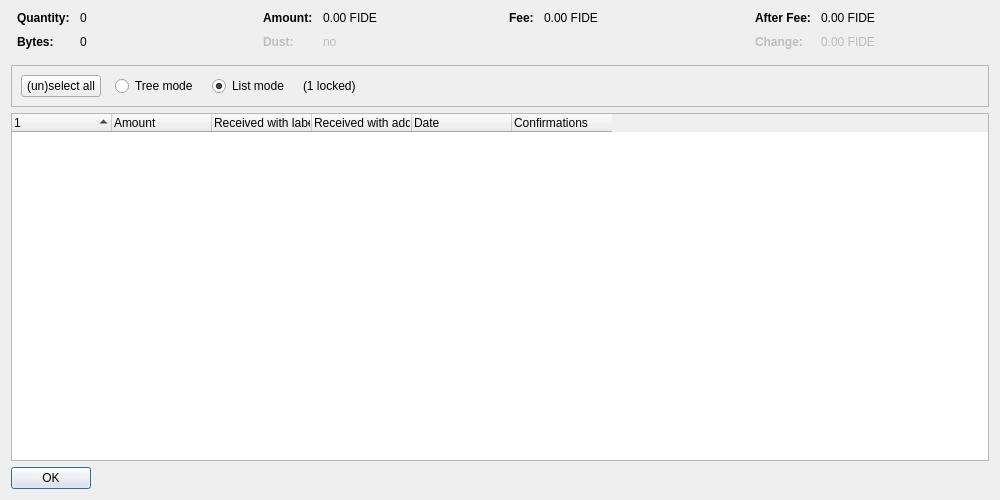
<?xml version="1.0" encoding="UTF-8"?>
<ui version="4.0">
 <class>CoinControlDialog</class>
 <widget class="QDialog" name="CoinControlDialog">
  <property name="geometry">
   <rect>
    <x>0</x>
    <y>0</y>
    <width>1000</width>
    <height>500</height>
   </rect>
  </property>
  <property name="windowTitle">
   <string>Coin Selection</string>
  </property>
  <layout class="QVBoxLayout" name="verticalLayout">
   <item>
    <layout class="QHBoxLayout" name="horizontalLayoutTop" stretch="0,0,0,0">
     <property name="topMargin">
      <number>0</number>
     </property>
     <property name="bottomMargin">
      <number>10</number>
     </property>
     <item>
      <layout class="QFormLayout" name="formLayoutCoinControl1">
       <property name="horizontalSpacing">
        <number>10</number>
       </property>
       <property name="verticalSpacing">
        <number>10</number>
       </property>
       <property name="leftMargin">
        <number>6</number>
       </property>
       <property name="rightMargin">
        <number>6</number>
       </property>
       <item row="0" column="0">
        <widget class="QLabel" name="labelCoinControlQuantityText">
         <property name="font">
          <font>
           <weight>75</weight>
           <bold>true</bold>
          </font>
         </property>
         <property name="text">
          <string>Quantity:</string>
         </property>
        </widget>
       </item>
       <item row="0" column="1">
        <widget class="QLabel" name="labelCoinControlQuantity">
         <property name="cursor">
          <cursorShape>IBeamCursor</cursorShape>
         </property>
         <property name="contextMenuPolicy">
          <enum>Qt::ActionsContextMenu</enum>
         </property>
         <property name="text">
          <string notr="true">0</string>
         </property>
         <property name="textInteractionFlags">
          <set>Qt::LinksAccessibleByMouse|Qt::TextSelectableByKeyboard|Qt::TextSelectableByMouse</set>
         </property>
        </widget>
       </item>
       <item row="1" column="0">
        <widget class="QLabel" name="labelCoinControlBytesText">
         <property name="font">
          <font>
           <weight>75</weight>
           <bold>true</bold>
          </font>
         </property>
         <property name="text">
          <string>Bytes:</string>
         </property>
        </widget>
       </item>
       <item row="1" column="1">
        <widget class="QLabel" name="labelCoinControlBytes">
         <property name="cursor">
          <cursorShape>IBeamCursor</cursorShape>
         </property>
         <property name="contextMenuPolicy">
          <enum>Qt::ActionsContextMenu</enum>
         </property>
         <property name="text">
          <string notr="true">0</string>
         </property>
         <property name="textInteractionFlags">
          <set>Qt::LinksAccessibleByMouse|Qt::TextSelectableByKeyboard|Qt::TextSelectableByMouse</set>
         </property>
        </widget>
       </item>
      </layout>
     </item>
     <item>
      <layout class="QFormLayout" name="formLayoutCoinControl2">
       <property name="horizontalSpacing">
        <number>10</number>
       </property>
       <property name="verticalSpacing">
        <number>10</number>
       </property>
       <property name="leftMargin">
        <number>6</number>
       </property>
       <property name="rightMargin">
        <number>6</number>
       </property>
       <item row="0" column="0">
        <widget class="QLabel" name="labelCoinControlAmountText">
         <property name="font">
          <font>
           <weight>75</weight>
           <bold>true</bold>
          </font>
         </property>
         <property name="text">
          <string>Amount:</string>
         </property>
        </widget>
       </item>
       <item row="0" column="1">
        <widget class="QLabel" name="labelCoinControlAmount">
         <property name="cursor">
          <cursorShape>IBeamCursor</cursorShape>
         </property>
         <property name="contextMenuPolicy">
          <enum>Qt::ActionsContextMenu</enum>
         </property>
         <property name="text">
          <string notr="true">0.00 FIDE</string>
         </property>
         <property name="textInteractionFlags">
          <set>Qt::LinksAccessibleByMouse|Qt::TextSelectableByKeyboard|Qt::TextSelectableByMouse</set>
         </property>
        </widget>
       </item>
       <item row="1" column="0">
        <widget class="QLabel" name="labelCoinControlLowOutputText">
         <property name="enabled">
          <bool>false</bool>
         </property>
         <property name="font">
          <font>
           <weight>75</weight>
           <bold>true</bold>
          </font>
         </property>
         <property name="text">
          <string>Dust:</string>
         </property>
        </widget>
       </item>
       <item row="1" column="1">
        <widget class="QLabel" name="labelCoinControlLowOutput">
         <property name="enabled">
          <bool>false</bool>
         </property>
         <property name="cursor">
          <cursorShape>IBeamCursor</cursorShape>
         </property>
         <property name="contextMenuPolicy">
          <enum>Qt::ActionsContextMenu</enum>
         </property>
         <property name="text">
          <string notr="true">no</string>
         </property>
         <property name="textInteractionFlags">
          <set>Qt::LinksAccessibleByMouse|Qt::TextSelectableByKeyboard|Qt::TextSelectableByMouse</set>
         </property>
        </widget>
       </item>
      </layout>
     </item>
     <item>
      <layout class="QFormLayout" name="formLayoutCoinControl3">
       <property name="horizontalSpacing">
        <number>10</number>
       </property>
       <property name="verticalSpacing">
        <number>10</number>
       </property>
       <property name="leftMargin">
        <number>6</number>
       </property>
       <property name="rightMargin">
        <number>6</number>
       </property>
       <item row="0" column="0">
        <widget class="QLabel" name="labelCoinControlFeeText">
         <property name="font">
          <font>
           <weight>75</weight>
           <bold>true</bold>
          </font>
         </property>
         <property name="text">
          <string>Fee:</string>
         </property>
        </widget>
       </item>
       <item row="0" column="1">
        <widget class="QLabel" name="labelCoinControlFee">
         <property name="cursor">
          <cursorShape>IBeamCursor</cursorShape>
         </property>
         <property name="contextMenuPolicy">
          <enum>Qt::ActionsContextMenu</enum>
         </property>
         <property name="text">
          <string notr="true">0.00 FIDE</string>
         </property>
         <property name="textInteractionFlags">
          <set>Qt::LinksAccessibleByMouse|Qt::TextSelectableByKeyboard|Qt::TextSelectableByMouse</set>
         </property>
        </widget>
       </item>
      </layout>
     </item>
     <item>
      <layout class="QFormLayout" name="formLayoutCoinControl4">
       <property name="horizontalSpacing">
        <number>10</number>
       </property>
       <property name="verticalSpacing">
        <number>10</number>
       </property>
       <property name="leftMargin">
        <number>6</number>
       </property>
       <property name="rightMargin">
        <number>6</number>
       </property>
       <item row="0" column="0">
        <widget class="QLabel" name="labelCoinControlAfterFeeText">
         <property name="font">
          <font>
           <weight>75</weight>
           <bold>true</bold>
          </font>
         </property>
         <property name="text">
          <string>After Fee:</string>
         </property>
        </widget>
       </item>
       <item row="0" column="1">
        <widget class="QLabel" name="labelCoinControlAfterFee">
         <property name="cursor">
          <cursorShape>IBeamCursor</cursorShape>
         </property>
         <property name="contextMenuPolicy">
          <enum>Qt::ActionsContextMenu</enum>
         </property>
         <property name="text">
          <string notr="true">0.00 FIDE</string>
         </property>
         <property name="textInteractionFlags">
          <set>Qt::LinksAccessibleByMouse|Qt::TextSelectableByKeyboard|Qt::TextSelectableByMouse</set>
         </property>
        </widget>
       </item>
       <item row="1" column="0">
        <widget class="QLabel" name="labelCoinControlChangeText">
         <property name="enabled">
          <bool>false</bool>
         </property>
         <property name="font">
          <font>
           <weight>75</weight>
           <bold>true</bold>
          </font>
         </property>
         <property name="text">
          <string>Change:</string>
         </property>
        </widget>
       </item>
       <item row="1" column="1">
        <widget class="QLabel" name="labelCoinControlChange">
         <property name="enabled">
          <bool>false</bool>
         </property>
         <property name="cursor">
          <cursorShape>IBeamCursor</cursorShape>
         </property>
         <property name="contextMenuPolicy">
          <enum>Qt::ActionsContextMenu</enum>
         </property>
         <property name="text">
          <string notr="true">0.00 FIDE</string>
         </property>
         <property name="textInteractionFlags">
          <set>Qt::LinksAccessibleByMouse|Qt::TextSelectableByKeyboard|Qt::TextSelectableByMouse</set>
         </property>
        </widget>
       </item>
      </layout>
     </item>
    </layout>
   </item>
   <item>
    <widget class="QFrame" name="frame">
     <property name="minimumSize">
      <size>
       <width>0</width>
       <height>40</height>
      </size>
     </property>
     <property name="frameShape">
      <enum>QFrame::StyledPanel</enum>
     </property>
     <property name="frameShadow">
      <enum>QFrame::Sunken</enum>
     </property>
     <layout class="QHBoxLayout" name="horizontalLayout">
      <item>
       <layout class="QHBoxLayout" name="horizontalLayoutPanel" stretch="0,0,0,0,0">
        <property name="spacing">
         <number>14</number>
        </property>
        <item>
         <widget class="QPushButton" name="pushButtonSelectAll">
          <property name="sizePolicy">
           <sizepolicy hsizetype="Maximum" vsizetype="Fixed">
            <horstretch>0</horstretch>
            <verstretch>0</verstretch>
           </sizepolicy>
          </property>
          <property name="text">
           <string>(un)select all</string>
          </property>
          <property name="autoDefault">
           <bool>false</bool>
          </property>
         </widget>
        </item>
        <item>
         <widget class="QRadioButton" name="radioTreeMode">
          <property name="sizePolicy">
           <sizepolicy hsizetype="Maximum" vsizetype="Fixed">
            <horstretch>0</horstretch>
            <verstretch>0</verstretch>
           </sizepolicy>
          </property>
          <property name="text">
           <string>Tree mode</string>
          </property>
         </widget>
        </item>
        <item>
         <widget class="QRadioButton" name="radioListMode">
          <property name="sizePolicy">
           <sizepolicy hsizetype="Maximum" vsizetype="Fixed">
            <horstretch>0</horstretch>
            <verstretch>0</verstretch>
           </sizepolicy>
          </property>
          <property name="text">
           <string>List mode</string>
          </property>
          <property name="checked">
           <bool>true</bool>
          </property>
         </widget>
        </item>
        <item>
         <widget class="QLabel" name="labelLocked">
          <property name="text">
           <string notr="true">(1 locked)</string>
          </property>
         </widget>
        </item>
        <item>
         <spacer name="horizontalSpacer">
          <property name="orientation">
           <enum>Qt::Horizontal</enum>
          </property>
          <property name="sizeHint" stdset="0">
           <size>
            <width>40</width>
            <height>20</height>
           </size>
          </property>
         </spacer>
        </item>
       </layout>
      </item>
     </layout>
    </widget>
   </item>
   <item>
    <widget class="CoinControlTreeWidget" name="treeWidget">
     <property name="contextMenuPolicy">
      <enum>Qt::CustomContextMenu</enum>
     </property>
     <property name="sortingEnabled">
      <bool>false</bool>
     </property>
     <property name="columnCount">
      <number>6</number>
     </property>
     <attribute name="headerShowSortIndicator" stdset="0">
      <bool>true</bool>
     </attribute>
     <attribute name="headerStretchLastSection">
      <bool>false</bool>
     </attribute>
     <column>
      <property name="text">
       <string/>
      </property>
     </column>
     <column>
      <property name="text">
       <string>Amount</string>
      </property>
     </column>
     <column>
      <property name="text">
       <string>Received with label</string>
      </property>
     </column>
     <column>
      <property name="text">
       <string>Received with address</string>
      </property>
     </column>
     <column>
      <property name="text">
       <string>Date</string>
      </property>
     </column>
     <column>
      <property name="text">
       <string>Confirmations</string>
      </property>
      <property name="toolTip">
       <string>Confirmed</string>
      </property>
     </column>
     <column>
      <property name="text">
       <string/>
      </property>
     </column>
     <column>
      <property name="text">
       <string/>
      </property>
     </column>
     <column>
      <property name="text">
       <string/>
      </property>
     </column>
     <column>
      <property name="text">
       <string/>
      </property>
     </column>
    </widget>
   </item>
   <item>
    <widget class="QDialogButtonBox" name="buttonBox">
     <property name="sizePolicy">
      <sizepolicy hsizetype="Maximum" vsizetype="Fixed">
       <horstretch>0</horstretch>
       <verstretch>0</verstretch>
      </sizepolicy>
     </property>
     <property name="orientation">
      <enum>Qt::Horizontal</enum>
     </property>
     <property name="standardButtons">
      <set>QDialogButtonBox::Ok</set>
     </property>
    </widget>
   </item>
  </layout>
 </widget>
 <customwidgets>
  <customwidget>
   <class>CoinControlTreeWidget</class>
   <extends>QTreeWidget</extends>
   <header>qt/coincontroltreewidget.h</header>
  </customwidget>
 </customwidgets>
 <resources/>
 <connections/>
</ui>
